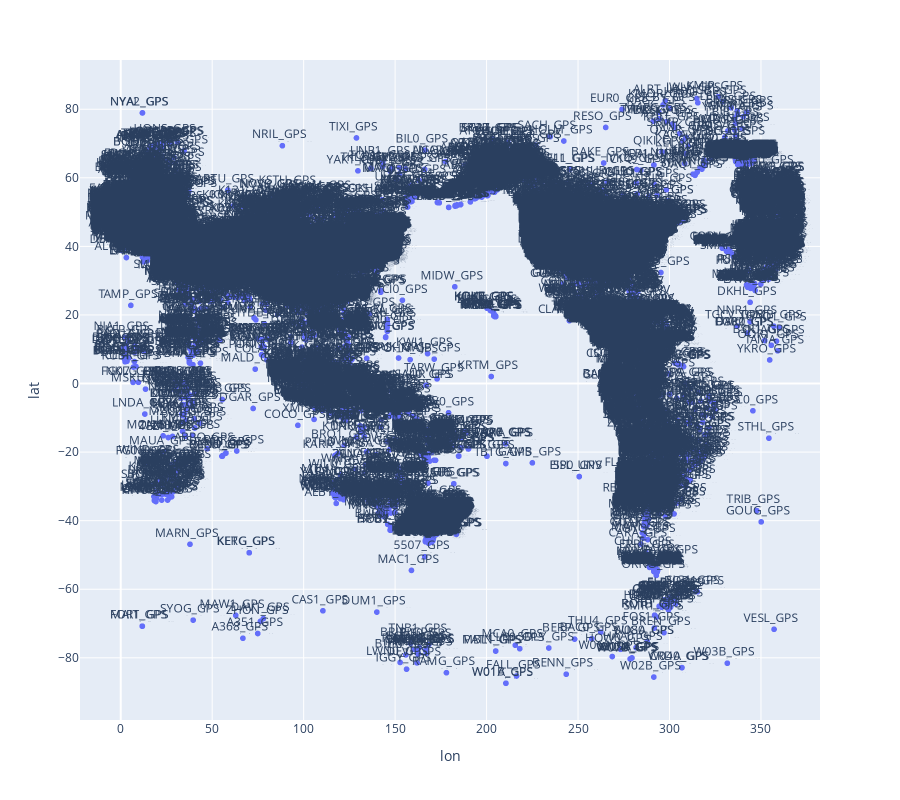

Here is the notebook cell this chart was saved with:
### Code cell
# celeri.plot_block_labels(segment, block, station)
import plotly.express as px
fig = px.scatter(station, x="lon", y="lat", text="name", log_x=False, size_max=60000)
fig.update_traces(textposition='top center')
fig.update_layout(height=800)
fig.show()

### Figure 1 — Plotly figure (JSON) as saved in the notebook; plotly's stock layout.template omitted (floating-point values rounded to 4 significant figures; data arrays with more than 128 entries replaced by an {"elided": "..."} marker saying what was removed)
{"data": [{"hovertemplate": "lon=%{x}<br>lat=%{y}<br>name=%{text}<extra></extra>", "legendgroup": "", "marker": {"color": "#636efa", "symbol": "circle"}, "mode": "markers+text", "name": "", "showlegend": false, "text": {"elided": "19664 str values"}, "textposition": "top center", "type": "scattergl", "x": {"elided": "19664 float values"}, "xaxis": "x", "y": {"elided": "19664 float values"}, "yaxis": "y"}], "layout": {"height": 800, "legend": {"tracegroupgap": 0}, "margin": {"t": 60}, "xaxis": {"anchor": "y", "domain": [0, 1], "title": {"text": "lon"}}, "yaxis": {"anchor": "x", "domain": [0, 1], "title": {"text": "lat"}}}}
